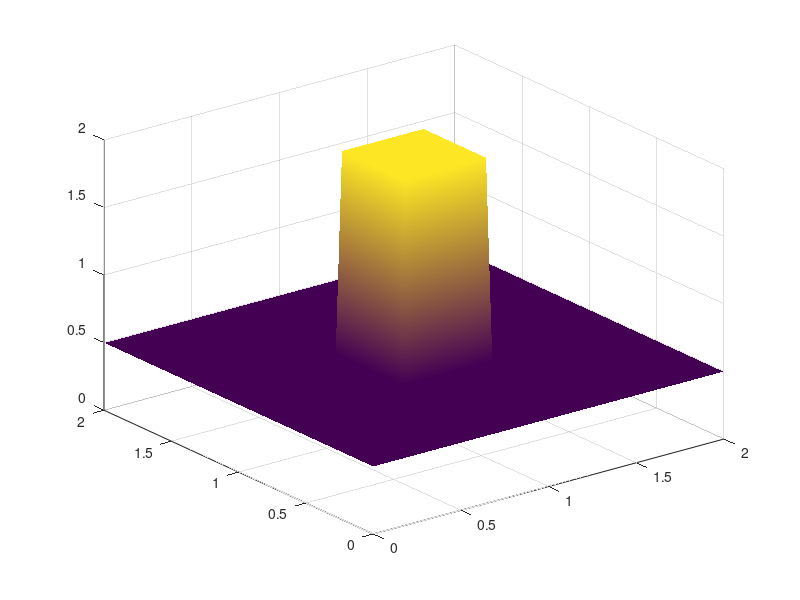

Reproduce this figure in MATLAB. (Note: this script raises an error after producing the figure.)
%B model

%%
%Variables that are not interesting to play with.
%A improper set of them might lead to a failure of the code 
Lx=2;                      %Length of x
Ly=2;                      %Length of y
Lx_interest=[0.75 1.25];   %Interested region(must be less than Lx)
Ly_interest=[0.75 1.25];   %Interested region(must be less than Ly)
nx=100;                    %Number of x data points 
ny=100;                    %Number of y data points 
u=zeros(nx,ny);            %smog concentration
max_u=[];                  %Max smog Concentration
dx=Lx/(nx-1);              %Position steps
dy=Ly/(ny-1);              %Position steps
x=0:dx:Lx;                 %Position interval
y=0:dy:Ly;                 %Position interval
dt=0.05;                   %Each time step
nt=300;                      %Number of time steps 
secdev_u=[];               %second order derivtives in each steps
dederiv_u_save=zeros(nx,ny);
%%
%Variables that are interesting to play with.
D=0.9;                     %diffusion coe.
i_u_in=2;                  %Initial concentration in side interested region
i_u_out=0.5;               %Initial concentration around

B=zeros(nx,ny);            %Matrix of Constant Factor
B_set=0.002;                 %Value of Constant Factor
%%
%Initial Condition
%Setting up the u matrix
for i=1:nx
    for j=1:ny
        if ((Ly_interest(1)<=y(j))&&(y(j)<=Ly_interest(2))&&(Lx_interest(1)<=x(i))&&(x(i)<=Lx_interest(2)))
            u(i,j)=i_u_in;
        else
            u(i,j)=i_u_out;
        end
    end
end
%Setting up the B Matrix 
B(find(u==i_u_in))=B_set;

%%
%Simulation

figure;
for t=0:dt:nt;
    
    h=surf(x,y,u,'EdgeColor','none');
    axis([0 Lx 0 Ly 0 2])
    max_u(end+1)=max(max(u));
    shading interp
  
    title({['max=',num2str(round(max_u(end),2))],['t=',num2str(t)]},'position',[max_u(end),0,1.5],'FontSize',16);
    drawnow; 
    refreshdata(h)
    
%find dS/dx
for i=1:nx
secdev_u=diff(u(i,:),2);
dederiv_u_save(i,:)=[secdev_u(1) secdev_u secdev_u(end)] ;
end

for j=1:ny
secdev_u=diff(u(:,j),2);
dederiv_u_save(:,j)=dederiv_u_save(:,j)+[secdev_u(1);secdev_u;secdev_u(end)];
end
u=u+(D*dederiv_u_save+B)*dt;
end

figure;
plot(0:dt:nt,max_u,'.r');
xlabel('time');
ylabel('max concentration')


%dS/dt=B + D * d2S/dx2
